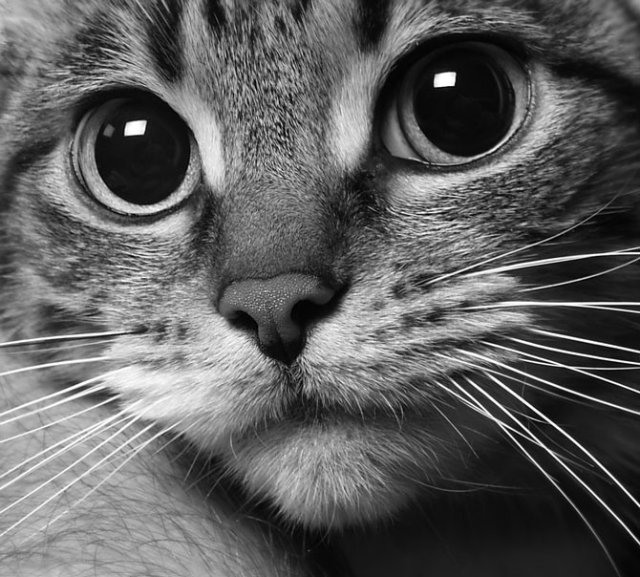
#> input picture multimedia/images/pussy_cat.jpg, 640 x 577 px
$ jupyter execute --allow-errors spectrum.ipynb
#> lines starting #> are read from the running program, lines starting #| are printed output that depends on the picture
[cell 1]
import cv2
from matplotlib import pyplot as plt

image = cv2.imread('images/pussy_cat.jpg', cv2.IMREAD_GRAYSCALE)
#> image is the input picture: shape (577, 640); min 0, max 255, mean 94.8

# cv2.calcHist(image, channels, mask, histSize, ranges)
hist = cv2.calcHist([image], [0], None, [256], [0, 256])
#> hist = 256 values, max 4433 at index 21, min 29 at index 1, mean 1442.5

plt.figure()
plt.title("Гистограмма интенсивностей")
plt.xlabel("Интенсивность")
plt.ylabel("Количество пикселей")
plt.plot(hist)
plt.xlim([0, 256])
plt.show()
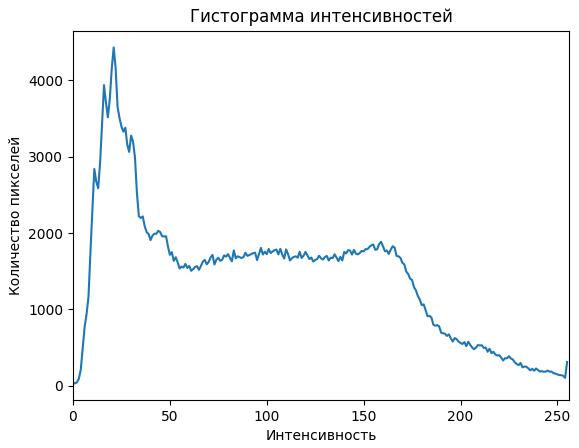
#> figure drawn by matplotlib, 1 panel; curve peaks at x = 21, y = 4433

### Спектр
Он показывает, какие частоты (от низких до высоких) присутствуют в изображении и какова их амплитуда.
Выполняем преобразование Фурье.(см https://ru.wikipedia.org/wiki/%D0%9F%D1%80%D0%B5%D0%BE%D0%B1%D1%80%D0%B0%D0%B7%D0%BE%D0%B2%D0%B0%D0%BD%D0%B8%D0%B5_%D0%A4%D1%83%D1%80%D1%8C%D0%B5)

[cell 2]
import cv2
import numpy as np
from matplotlib import pyplot as plt

cat_image = cv2.imread('images/pussy_cat.jpg', cv2.IMREAD_GRAYSCALE)

dft = cv2.dft(np.float32(cat_image), flags=cv2.DFT_COMPLEX_OUTPUT)
dft_shift = np.fft.fftshift(dft)

magnitude_spectrum = 20 * np.log(cv2.magnitude(dft_shift[:,:,0], dft_shift[:,:,1]))
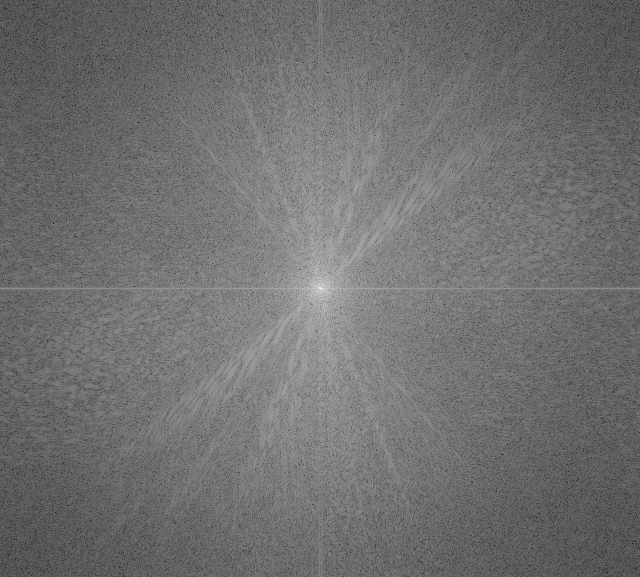
#> magnitude_spectrum: shape (577, 640) float32; min 28.56, max 347.4, mean 169; drawn with min black and max white

plt.figure(figsize=(6, 6))
plt.imshow(magnitude_spectrum, cmap='gray')
plt.title('Спектр Фурье')
plt.axis('off')
plt.show()

#> (a cell that did not finish here is left out)

#> (a cell that did not finish here is left out)

[cell 5]
import cv2
import numpy as np
from matplotlib import pyplot as plt

girl_image = cv2.imread('images/girl.jpg', cv2.IMREAD_GRAYSCALE)
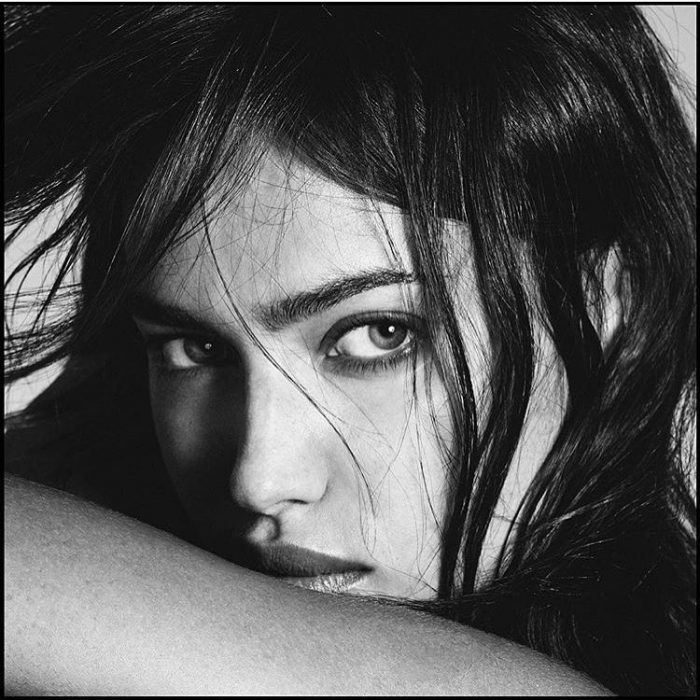
#> input picture multimedia/images/girl.jpg, 700 x 700 px
#> girl_image is the input picture: shape (700, 700); min 0, max 255, mean 83.7

dft = cv2.dft(np.float32(girl_image), flags=cv2.DFT_COMPLEX_OUTPUT)
dft_shift = np.fft.fftshift(dft)

magnitude_spectrum = 20 * np.log(cv2.magnitude(dft_shift[:,:,0], dft_shift[:,:,1]))
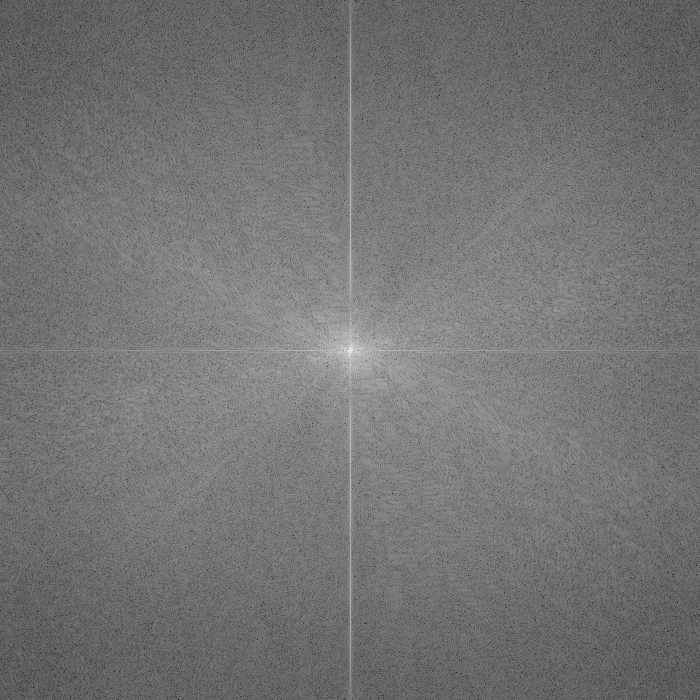
#> magnitude_spectrum: shape (700, 700) float32; min 18.47, max 350.6, mean 169.9; drawn with min black and max white

plt.figure(figsize=(6, 6))
plt.imshow(magnitude_spectrum, cmap='gray')
plt.title('Спектр Фурье')
plt.axis('off')
plt.show()
